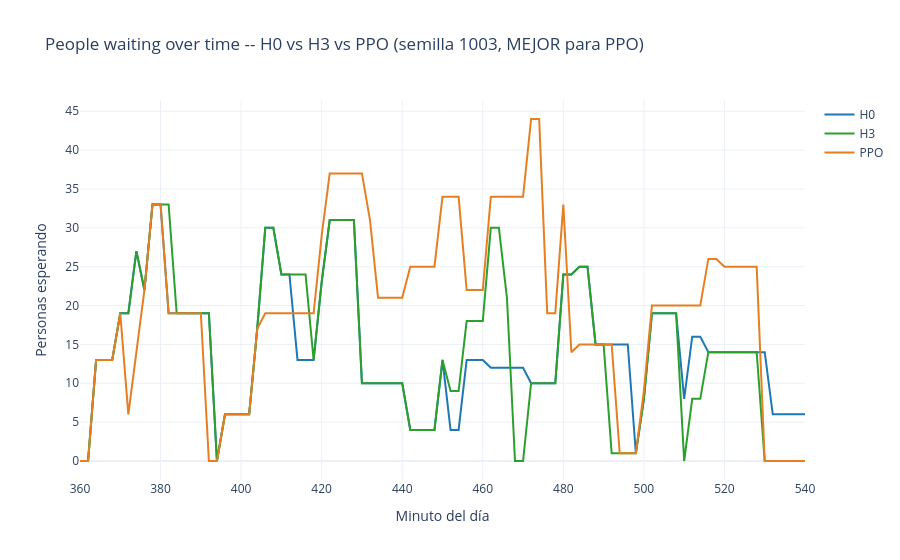
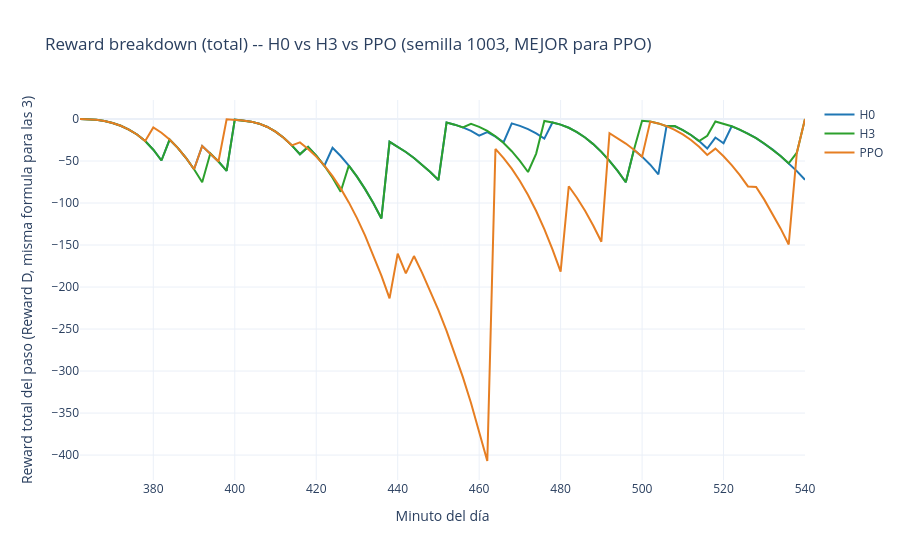
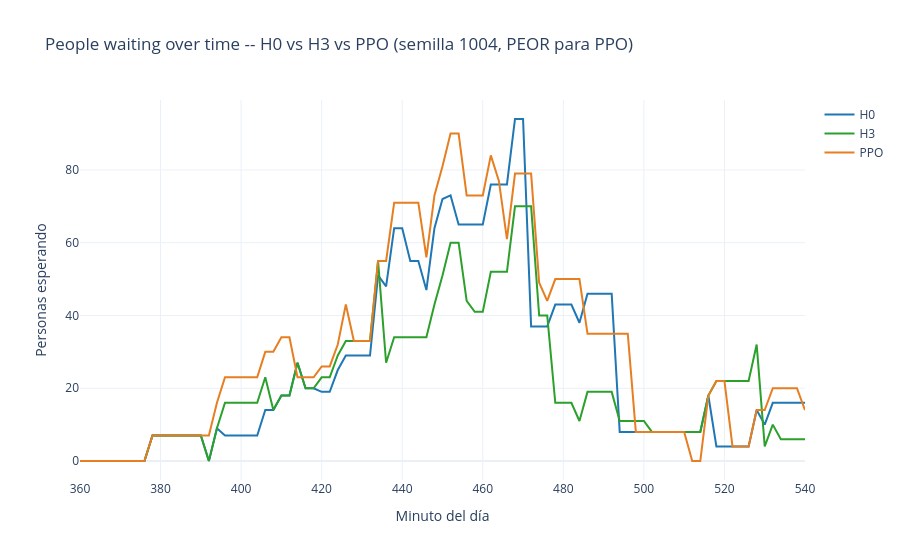
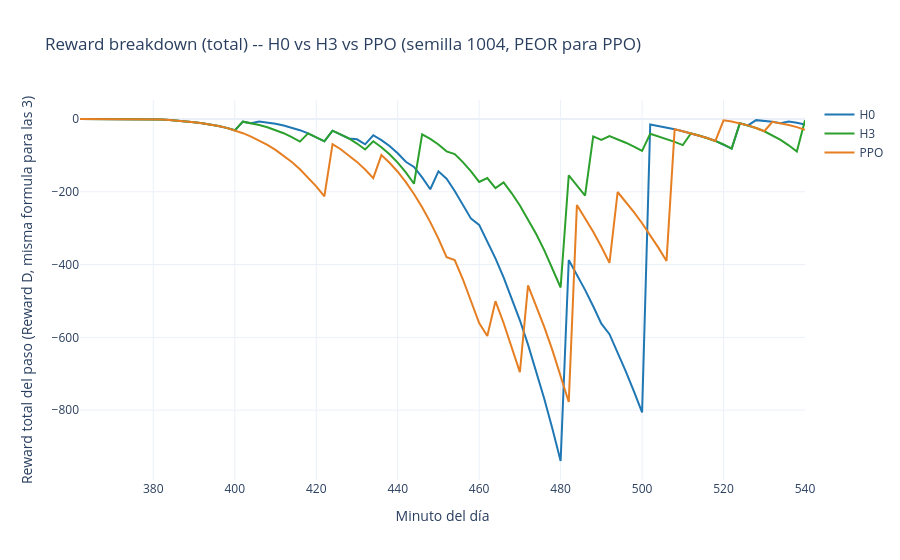

Source (notebook cell) for these figures, in order:
### Markdown cell above
## 6. Gráficas de detalle -- mejor y peor semilla

Perfil de espera y desglose de recompensa se comparan EN UN SOLO gráfico (las 3 políticas overlaid) -- aquí sí es apples-to-apples (misma fórmula de recompensa para las 3, ver introducción). Ocupación de flota y heatmap se dejan por política (overlayarlos con solo 2 barcos por política ya es denso).

### Code cell
def _perfil_espera_comparado(envs_dict: dict, titulo: str):
    fig = go.Figure()
    for pol, env in envs_dict.items():
        minutos = [f["tiempo"]["minuto_del_dia"] for f in env.historial_estados]
        esperando = [sum(v["personas"] for v in f["demanda"].values()) for f in env.historial_estados]
        fig.add_trace(go.Scatter(x=minutos, y=esperando, mode="lines", name=pol, line=dict(color=COLOR[pol], width=2)))
    fig.update_layout(title=titulo, xaxis_title="Minuto del día", yaxis_title="Personas esperando", template="plotly_white")
    return fig


def _desglose_comparado(envs_dict: dict, titulo: str):
    fig = go.Figure()
    for pol, env in envs_dict.items():
        df = met.desglose_recompensa(env)
        fig.add_trace(go.Scatter(x=df["minuto"], y=df["total"], mode="lines", name=pol, line=dict(color=COLOR[pol], width=2)))
    fig.update_layout(title=titulo, xaxis_title="Minuto del día", yaxis_title="Reward total del paso (Reward D, misma formula para las 3)",
                       template="plotly_white")
    return fig


for semilla in SEMILLAS_DETALLE:
    idx = SEMILLAS_EVAL.index(semilla)
    envs_semilla = {"H0": envs_base[idx], "H3": envs_h3[idx], "PPO": envs_agente[idx]}
    etiqueta = "MEJOR" if semilla == semilla_mejor else "PEOR"

    fig = _perfil_espera_comparado(envs_semilla, f"People waiting over time -- H0 vs H3 vs PPO (semilla {semilla}, {etiqueta} para PPO)")
    fig.write_html(FIG_DIR / f"perfil_espera_comparado_semilla{semilla}.html")
    fig.write_image(FIG_DIR / f"perfil_espera_comparado_semilla{semilla}.png", scale=2, width=900, height=500)
    fig.show()

    fig = _desglose_comparado(envs_semilla, f"Reward breakdown (total) -- H0 vs H3 vs PPO (semilla {semilla}, {etiqueta} para PPO)")
    fig.write_html(FIG_DIR / f"desglose_recompensa_comparado_semilla{semilla}.html")
    fig.write_image(FIG_DIR / f"desglose_recompensa_comparado_semilla{semilla}.png", scale=2, width=900, height=500)
    fig.show()
